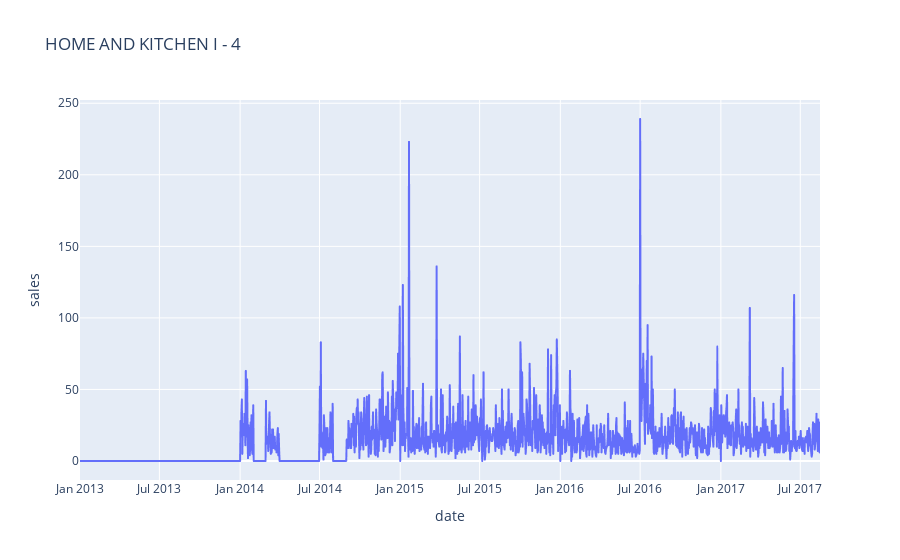

This figure's notebook cell:
### Code cell
x = df[["store_nbr", "family"]].drop_duplicates().sample(1)
store_nbr = x["store_nbr"].iloc[0]

family = x["family"].iloc[0]

temp = df[(df["store_nbr"] == store_nbr) & (df["family"] == family)]
px.line(temp, x = 'date', y = 'sales', title=f"{family} - {store_nbr}")

### Figure 1 — Plotly figure (JSON) as saved in the notebook; plotly's stock layout.template omitted (floating-point values rounded to 4 significant figures; data arrays with more than 128 entries replaced by an {"elided": "..."} marker saying what was removed)
{"data": [{"hovertemplate": "date=%{x}<br>sales=%{y}<extra></extra>", "legendgroup": "", "line": {"color": "#636efa", "dash": "solid"}, "marker": {"symbol": "circle"}, "mode": "lines", "name": "", "showlegend": false, "type": "scattergl", "x": {"elided": "1684 str values"}, "xaxis": "x", "y": {"elided": "1684 float values"}, "yaxis": "y"}], "layout": {"legend": {"tracegroupgap": 0}, "title": {"text": "HOME AND KITCHEN I - 4"}, "xaxis": {"anchor": "y", "domain": [0, 1], "title": {"text": "date"}}, "yaxis": {"anchor": "x", "domain": [0, 1], "title": {"text": "sales"}}}}
